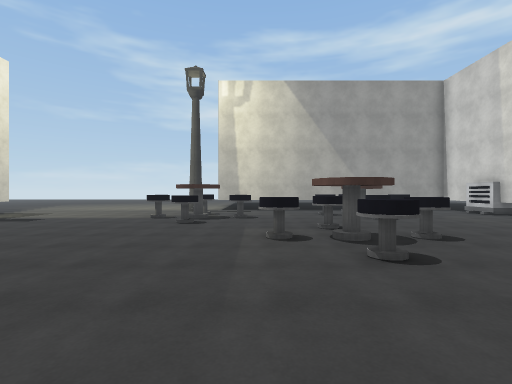
view 1 (above)

24 first-person views from a walk through a scene from a Unity 3-D project. The camera is 1.5 m above the floor, looks level and sees 85° across. The floor is counted in squares, 2 m on a side. Each view is taken from the middle of a square. On the plan, view 1 faces up. The plan holds only what a view shows up to about 10 squares ahead; the rest is blank. The place goes on beyond the plan. Some animated figures are left out. Surface patterns are stand-ins for the level's own textures.

view 2
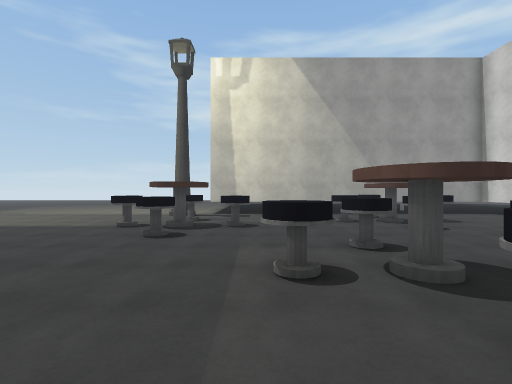

view 3
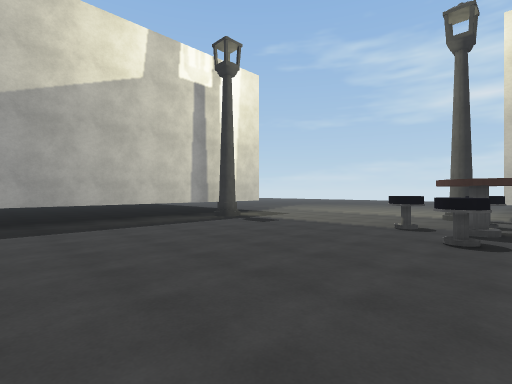

view 4
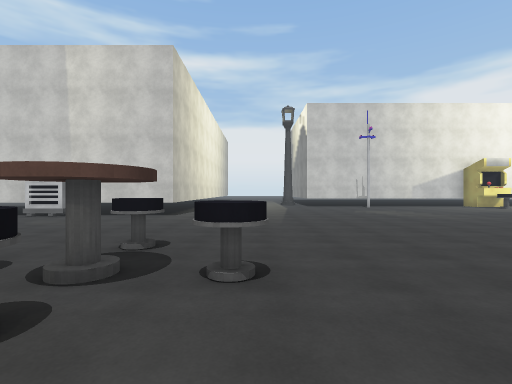

view 5
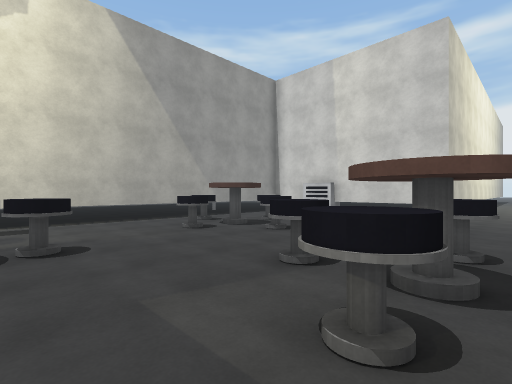

view 6
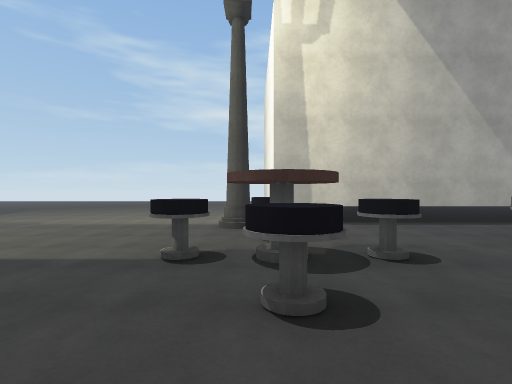

view 7
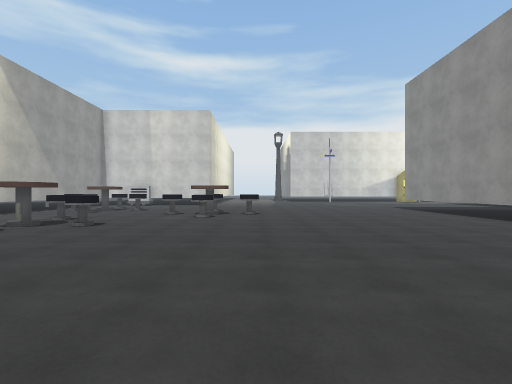

view 8
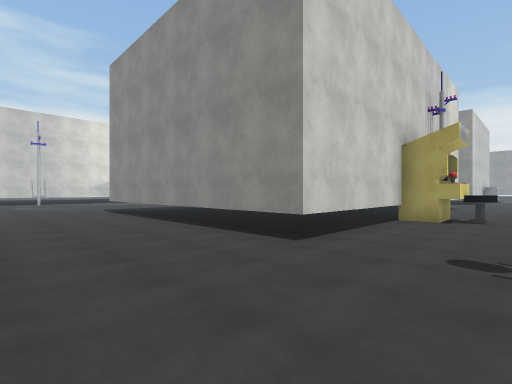

view 9
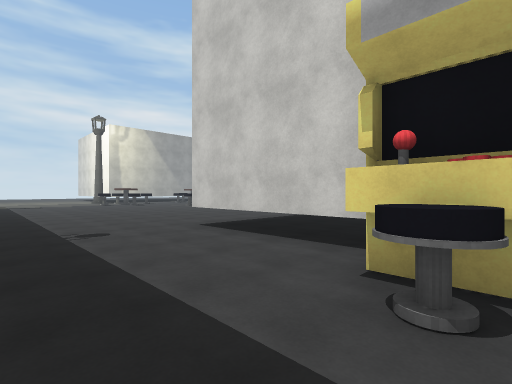

view 10
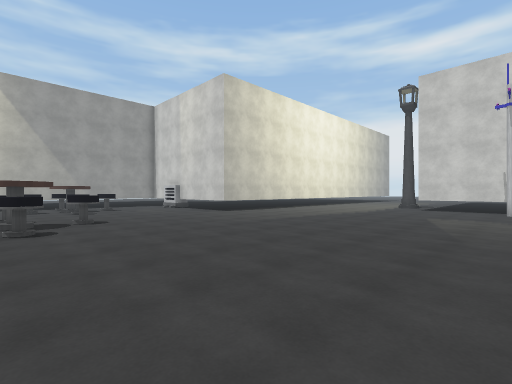

view 11
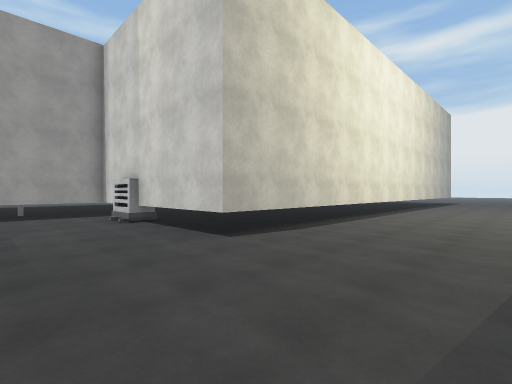

view 12
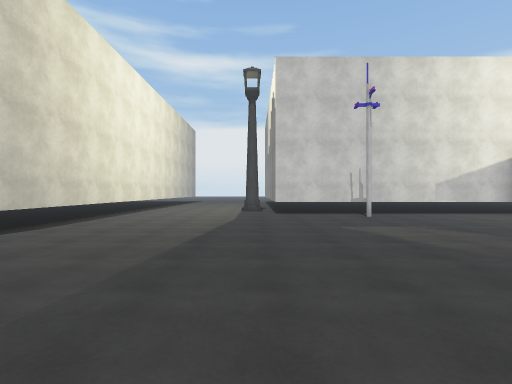

view 13
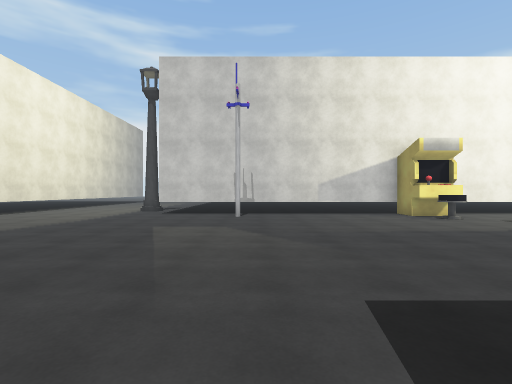

view 14
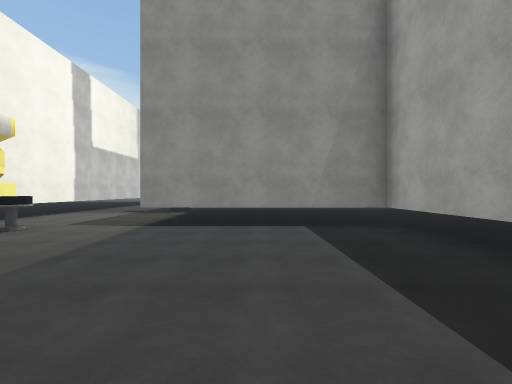

view 15
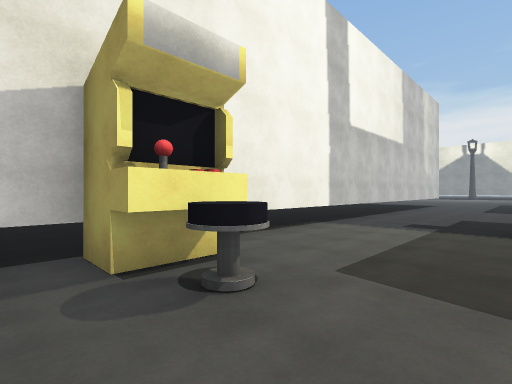

view 16
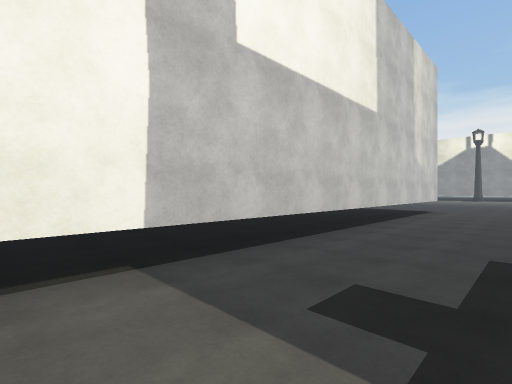

view 17
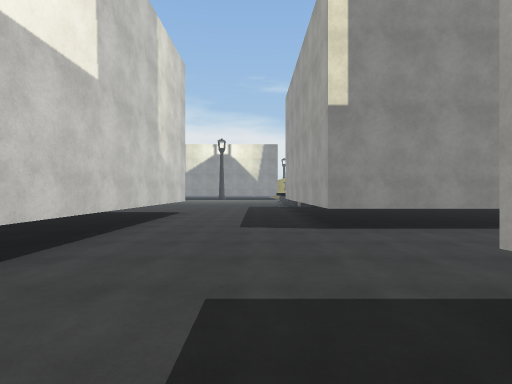

view 18
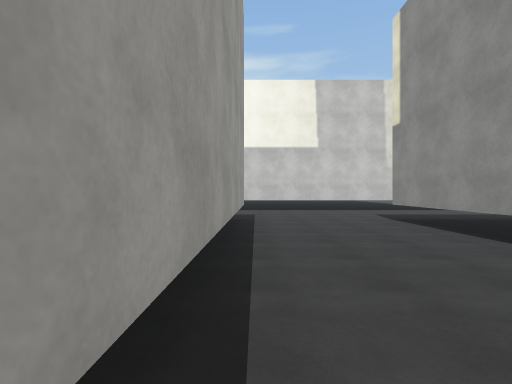

view 19
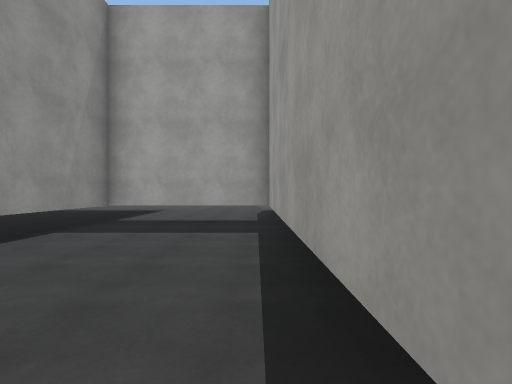

view 20
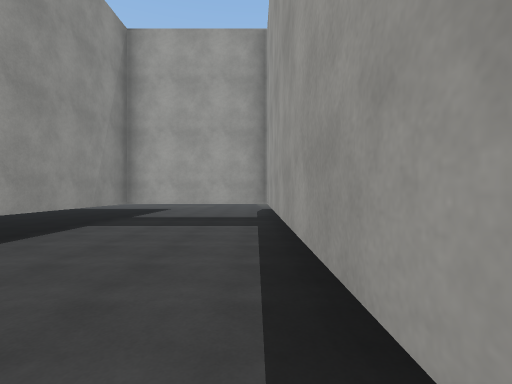

view 21
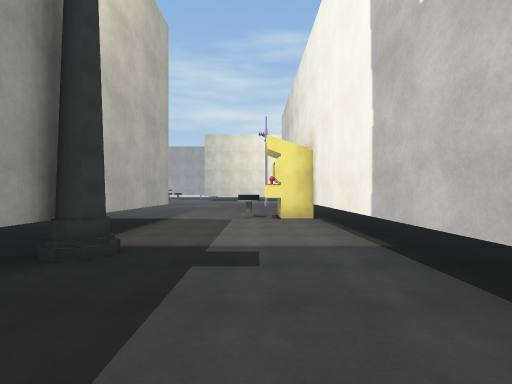

view 22
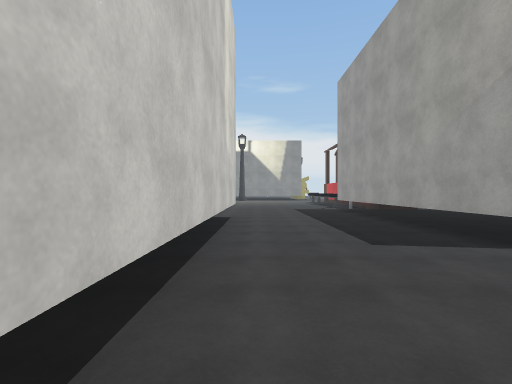

view 23
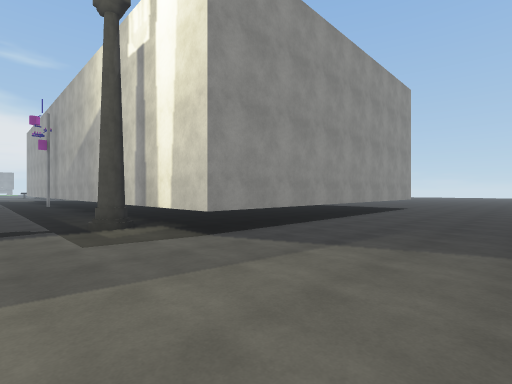

view 24
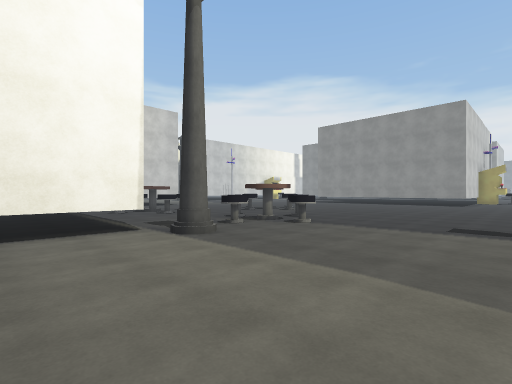

### Floor plan
Key: @ floor where view 1 was taken; # wall or solid block; . floor; T table; H thing the floor can be seen under or through; O other object.
Columns run from 13 left of view 1 to 14 right of it. Each row starts with its distance up from view 1.
 14 ............#
 13 ............#      #
 12 ............##########
 11 ...........#....O....#
 10 #####......O....O....O
  9     #......O...OT.O..#
  8     ##....OT.O..O....#
  7     #......O.........#
  6     #.........OO.....#######
  5     #........O.TO...........
  4     #.......................
  3     #.........OO............
  2     #.......................
  1       ......................
  0      ........@.............#
 -1      ......................#
 -2      ......................#
 -3      ......................#
 -4      ....#########.........#
 -5      ....#       #.........#
 -6      ....#       #.........#
 -7      ....#       #.........#
 -8      ...##       #.......OO#
 -9      ..O#        ######...O#
-10        ..             #....#
-11        ..             #....#
-12        ..             #....#
-13                       #....#
-14                       ##...#
-15              ##########....#
-16           ...#.............#
-17           ...H.............#
-18           ...H.............#
-19           ...H.............#
-20              ########HH....#
-21                       H....#
-22                       H....#
-23                       H....#
-24                       #....#
-25                       #.....
-26                       #.....

Where each view was taken, in squares from view 1:
view 1: 0 up, 0 right, facing up
view 2: 2 up, 0 right, facing up
view 3: 2 up, 1 left, facing up-left
view 4: 3 up, 1 left, facing right
view 5: 4 up, 1 left, facing up-right
view 6: 5 up, 2 left, facing up
view 7: 3 up, 8 left, facing right
view 8: 0 up, 7 left, facing down-right
view 9: 9 down, 8 left, facing up-right
view 10: 3 down, 1 right, facing up-right
view 11: 2 up, 5 right, facing up-right
view 12: 1 up, 4 right, facing right
view 13: 3 down, 4 right, facing right
view 14: 3 down, 7 right, facing down
view 15: 7 down, 10 right, facing down-right
view 16: 12 down, 11 right, facing down-right
view 17: 14 down, 11 right, facing down
view 18: 16 down, 2 right, facing right
view 19: 16 down, 7 right, facing left
view 20: 16 down, 8 right, facing left
view 21: 17 down, 12 right, facing up
view 22: 16 down, 13 right, facing down
view 23: 14 up, 6 left, facing down-left
view 24: 14 up, 7 left, facing down-right
